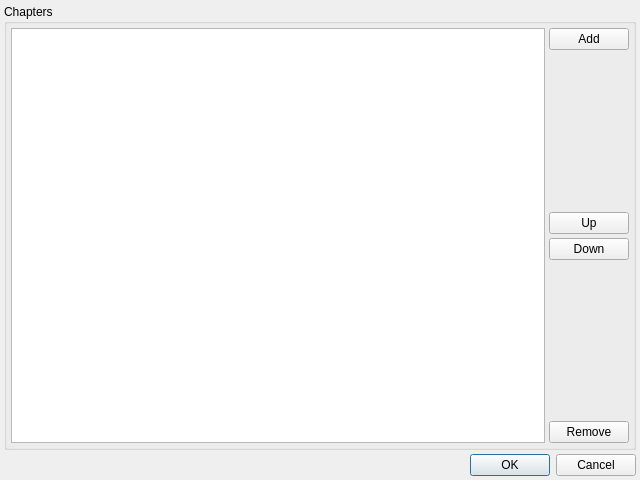
<?xml version="1.0" encoding="UTF-8"?>
<ui version="4.0">
 <class>WBookBinder</class>
 <widget class="QDialog" name="WBookBinder">
  <property name="geometry">
   <rect>
    <x>0</x>
    <y>0</y>
    <width>640</width>
    <height>480</height>
   </rect>
  </property>
  <property name="windowTitle">
   <string>Book binder</string>
  </property>
  <layout class="QVBoxLayout" name="verticalLayout_2">
   <property name="spacing">
    <number>4</number>
   </property>
   <property name="leftMargin">
    <number>4</number>
   </property>
   <property name="topMargin">
    <number>4</number>
   </property>
   <property name="rightMargin">
    <number>4</number>
   </property>
   <property name="bottomMargin">
    <number>4</number>
   </property>
   <item>
    <widget class="QGroupBox" name="groupBox">
     <property name="title">
      <string>Chapters</string>
     </property>
     <layout class="QHBoxLayout" name="horizontalLayout">
      <property name="spacing">
       <number>4</number>
      </property>
      <property name="leftMargin">
       <number>4</number>
      </property>
      <property name="topMargin">
       <number>4</number>
      </property>
      <property name="rightMargin">
       <number>4</number>
      </property>
      <property name="bottomMargin">
       <number>4</number>
      </property>
      <item>
       <widget class="QListView" name="chaptersList">
        <property name="editTriggers">
         <set>QAbstractItemView::EditKeyPressed</set>
        </property>
        <property name="alternatingRowColors">
         <bool>true</bool>
        </property>
        <property name="selectionBehavior">
         <enum>QAbstractItemView::SelectRows</enum>
        </property>
       </widget>
      </item>
      <item>
       <layout class="QVBoxLayout" name="verticalLayout">
        <property name="spacing">
         <number>4</number>
        </property>
        <item>
         <widget class="QPushButton" name="addButton">
          <property name="text">
           <string>Add</string>
          </property>
         </widget>
        </item>
        <item>
         <spacer name="verticalSpacer">
          <property name="orientation">
           <enum>Qt::Vertical</enum>
          </property>
          <property name="sizeHint" stdset="0">
           <size>
            <width>20</width>
            <height>28</height>
           </size>
          </property>
         </spacer>
        </item>
        <item>
         <widget class="QPushButton" name="upButton">
          <property name="text">
           <string>Up</string>
          </property>
         </widget>
        </item>
        <item>
         <widget class="QPushButton" name="downButton">
          <property name="text">
           <string>Down</string>
          </property>
         </widget>
        </item>
        <item>
         <spacer name="verticalSpacer_2">
          <property name="orientation">
           <enum>Qt::Vertical</enum>
          </property>
          <property name="sizeHint" stdset="0">
           <size>
            <width>20</width>
            <height>40</height>
           </size>
          </property>
         </spacer>
        </item>
        <item>
         <widget class="QPushButton" name="removeButton">
          <property name="text">
           <string>Remove</string>
          </property>
         </widget>
        </item>
       </layout>
      </item>
     </layout>
    </widget>
   </item>
   <item>
    <widget class="QDialogButtonBox" name="buttonBox">
     <property name="orientation">
      <enum>Qt::Horizontal</enum>
     </property>
     <property name="standardButtons">
      <set>QDialogButtonBox::Cancel|QDialogButtonBox::Ok</set>
     </property>
    </widget>
   </item>
  </layout>
 </widget>
 <tabstops>
  <tabstop>chaptersList</tabstop>
  <tabstop>addButton</tabstop>
  <tabstop>upButton</tabstop>
  <tabstop>downButton</tabstop>
  <tabstop>removeButton</tabstop>
 </tabstops>
 <resources/>
 <connections>
  <connection>
   <sender>buttonBox</sender>
   <signal>accepted()</signal>
   <receiver>WBookBinder</receiver>
   <slot>accept()</slot>
   <hints>
    <hint type="sourcelabel">
     <x>248</x>
     <y>254</y>
    </hint>
    <hint type="destinationlabel">
     <x>157</x>
     <y>274</y>
    </hint>
   </hints>
  </connection>
  <connection>
   <sender>buttonBox</sender>
   <signal>rejected()</signal>
   <receiver>WBookBinder</receiver>
   <slot>reject()</slot>
   <hints>
    <hint type="sourcelabel">
     <x>316</x>
     <y>260</y>
    </hint>
    <hint type="destinationlabel">
     <x>286</x>
     <y>274</y>
    </hint>
   </hints>
  </connection>
 </connections>
</ui>
